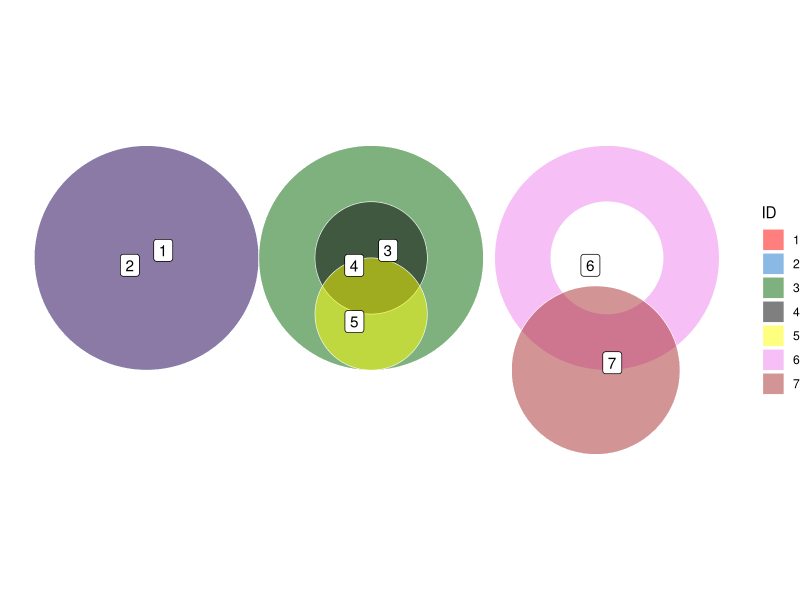

Generate this figure with R:
## ---- chunk 1
library(sf)
library(dplyr)
library(ggplot2)
library(ggrepel)
library(stringr)

# a circle
p1 <- st_point(c(-2, 0)) %>% st_buffer(1, nQuadSegs = 90)
# an identical circle
p2 <- p1
# same circle shifted to the right so it is touching
p3 <- p1 + c(2, 0)
# shifted circle scaled to half size
p4 <- p3 * matrix(c(0.5, 0, 0, 0.5), 2, 2)
# and shifted down so it's touching p3 and overlapping p4 
p5 <- p4 + c(0, -0.5)
# a donut to the side
p6 <- st_difference(p3, p4) + c(2.1, 0)
# and a circle overlapping the donut
p7 <- p4 * matrix(c(1.5, 0, 0, 1.5), 2, 2) + c(2, -1)

polys <- st_sfc(list(p1, p2, p3, p4, p5, p6, p7)) %>% 
  st_sf() %>%
  mutate(ID = as.factor(1:7), 
         dx = c(0, 0, .5, 0, 0, 0, 0), 
         dy = c(-1, 1, 2, 0, 0, 0, 0))
## ---- chunk 2
xy <- polys |> st_centroid() |>
  st_coordinates() |>
  as.data.frame() |>
  mutate(ID = polys$ID)

ggplot(polys) +
  geom_sf(aes(fill = ID), colour = "white", alpha = 0.5) +
  scale_fill_manual(
    values = c("red", "dodgerblue3", "darkgreen",
               "black", "yellow", "violet", "brown")) +
  geom_label_repel(data = xy, aes(x = X, y = Y, label = ID)) +
  theme_void()
## ---- chunk 3
polys %>% st_disjoint()
## ---- chunk 4
#| code-fold: true

get_spatial_query_as_vector <- function(data, predicate) {
  data %>% 
    predicate() %>%
    lapply(str_c, collapse = " ") %>%
    unlist()
}

de9im <- data.frame(
  ID = polys$ID,
  disjoint          = get_spatial_query_as_vector(polys, st_disjoint),
  touches           = get_spatial_query_as_vector(polys, st_touches),
  equals            = get_spatial_query_as_vector(polys, st_equals),
  intersects        = get_spatial_query_as_vector(polys, st_intersects),
  contains_properly = get_spatial_query_as_vector(polys, st_contains_properly),
  contains          = get_spatial_query_as_vector(polys, st_contains),
  within            = get_spatial_query_as_vector(polys, st_within),
  covers            = get_spatial_query_as_vector(polys, st_covers),
  covered_by        = get_spatial_query_as_vector(polys, st_covered_by)
)

knitr::kable(de9im)
## ---- chunk 5
#| code-fold: true
# License (MIT)
#
# Copyright (c) 2023 David O'Sullivan
#
# Permission is hereby granted, free of charge, to any person
# obtaining a copy of this software and associated documentation
# files (the "Software"), to deal in the Software without restriction,
# including without limitation the rights to use, copy, modify, merge,
# publish, distribute, sublicense, and/or sell copies of the Software,
# and to  permit persons to whom the Software is furnished to do so,
# subject to the following conditions:
#
# The above copyright notice and this permission notice shall be included
# in all copies or substantial portions of the Software.
#
# THE SOFTWARE IS PROVIDED "AS IS", WITHOUT WARRANTY OF ANY KIND, EXPRESS
# OR IMPLIED, INCLUDING BUT NOT LIMITED TO THE WARRANTIES OF MERCHANTABILITY,
# FITNESS FOR A PARTICULAR PURPOSE AND NONINFRINGEMENT. IN NO EVENT SHALL
# THE AUTHORS OR COPYRIGHT HOLDERS BE LIABLE FOR ANY CLAIM, DAMAGES OR OTHER
# LIABILITY, WHETHER IN AN ACTION OF CONTRACT, TORT OR OTHERWISE, ARISING
# FROM, OUT OF OR IN CONNECTION WITH THE SOFTWARE OR THE USE OR OTHER
# DEALINGS IN THE SOFTWARE.
